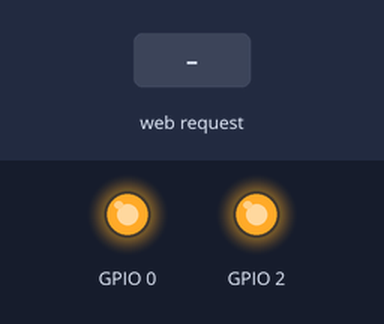
The sketch below on a simulated ESP8266 (NodeMCU). Parts: output pins drawn as LEDs (lit = HIGH). The inputs (shaded band) are chosen by the test bench.

Above: at 1.2 s.
1.3 s: HTTP request GET /gpio0/on received
At 1.8 s:
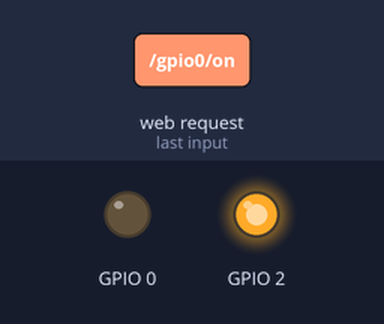
2.8 s: HTTP request GET /gpio2/on received
At 4.0 s:
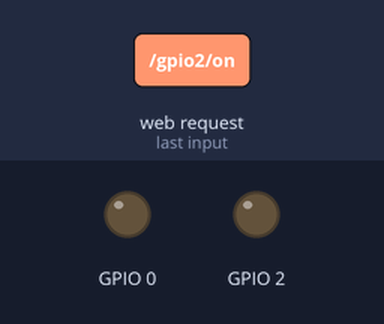
4.3 s: HTTP request GET /gpio0/off received
At 5.3 s:
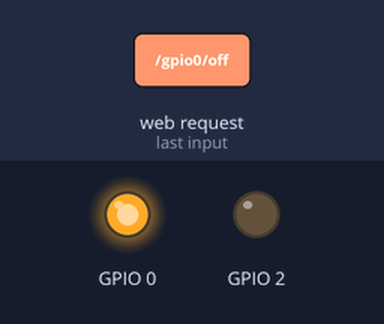
5.8 s: HTTP request GET /gpio2/off received
At 6.5 s:
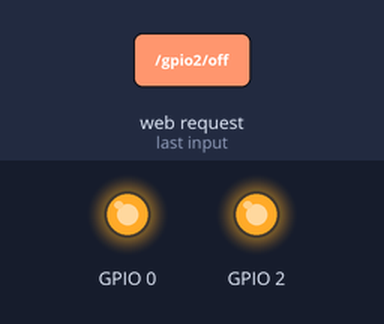
Timing chart, 0 to 8.3 s (numbered marks = the images above; inputs shaded):
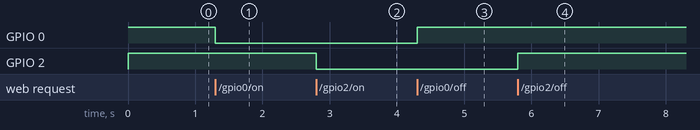

Measured:
- after the input at 1.3 s, GPIO 0: HIGH → LOW at once
- after the input at 2.8 s, GPIO 2: HIGH → LOW at once
- after the input at 4.3 s, GPIO 0: LOW → HIGH at once
- after the input at 5.8 s, GPIO 2: LOW → HIGH at once

The sketch:

Receiver.ino
```cpp
#include <ESP8266WiFi.h>

const char *ssid = "ESPAP";
const char *password = "EspPass7979";

//http://192.168.4.1

// Create an instance of the server
// specify the port to listen on as an argument
WiFiServer server(80);

int val0 = 1;
int val2 = 1;

void setup() {

  // prepare GPIO1
  pinMode(0, OUTPUT);
  digitalWrite(0, 1);

  // prepare GPIO2
  pinMode(2, OUTPUT);
  digitalWrite(2, 1);

  // Connect to WiFi network

  WiFi.softAP(ssid, password);
  //IPAddress myIP = WiFi.softAPIP();
  // Start the server
  server.begin();

}


void loop() {
  // Check if a client has connected
  WiFiClient client = server.available();
  if (!client) {
    return;
  }

  // Wait until the client sends some data

  while (!client.available()) {
    delay(1);
  }

  // Read the first line of the request
  String req = client.readStringUntil('\r');

  client.flush();

  // Match the request

  if (req.indexOf("/gpio0/on") != -1)
  {
    val0 = 0;
  }
  else if (req.indexOf("/gpio2/on") != -1)
  {
    val2 = 0;
  }
  else if (req.indexOf("/gpio0/off") != -1)
  {
    val0 = 1;
  }
  else if (req.indexOf("/gpio2/off") != -1)
  {
    val2 = 1;
  }


  // Set GPIO1 according to the request
  digitalWrite(0, val0);
  // Set GPIO2 according to the request
  digitalWrite(2, val2);

  //client.flush();

  // Prepare the response
  //String s = "ACK";

  // Send the response to the client
  //client.print(s);

  // Set GPIO1 according to the request
  //digitalWrite(0, 1);
  // Set GPIO2 according to the request
  //digitalWrite(2, 1);


}
```
